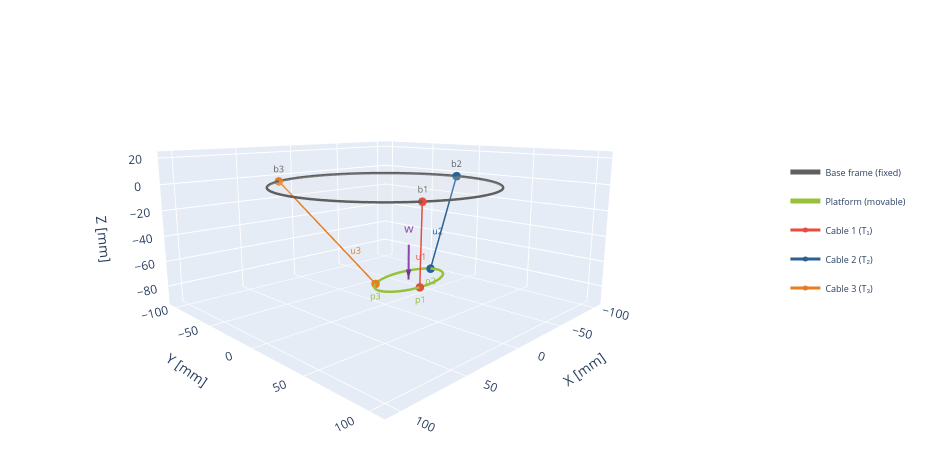

Source (notebook cell):
### Markdown cell above
---

## 4. Cable-Driven Parallel Mechanism (CDPM)

A **cable-driven parallel mechanism** consists of a movable platform
connected to a fixed base by $m$ cables. The static equilibrium is
described by the **structure matrix** $\mathbf{A}^T$
(Verhoeven, 2004; Bruckmann et al., 2008):

$$\mathbf{w} = \mathbf{A}^T \mathbf{t}$$

where $\mathbf{w}$ is the platform wrench, $\mathbf{t}$ the cable tension
vector, and $\mathbf{A}^T \in \mathbb{R}^{n \times m}$ has columns
determined by cable directions and attachment geometry.

Since cables can only pull ($\mathbf{t} \geq 0$), **wrench closure**
requires $m \geq n + 1$ cables (Gosselin & Grenier, 2011). The
redundancy ($r = m - n$) enables tension optimisation via the null space
(Pott et al., 2009).

The thesis robot's **wrist** is a 2-DOF CDPM with 3 active cables
($n = 2$, $m = 3$, $r = 1$) arranged at 120° intervals
(Nemoto et al., 2022). Additional 3 passive cables provide the
kinematic constraint of a spherical joint.

### Code cell
# =================================================================
# Figure 5 — Cable-Driven Parallel Mechanism Concept
# =================================================================
fig = cdpm_concept_figure(show_caption=show_caption)
fig.show()

### Figure 1 — Plotly figure (JSON) as saved in the notebook; plotly's stock layout.template omitted (floating-point values rounded to 4 significant figures)
{"data": [{"legendgroup": "base", "line": {"color": "#5F5F5F", "width": 5}, "mode": "lines", "name": "Base frame (fixed)", "type": "scatter3d", "x": [80, 79.56, 78.25, 76.08, 73.08, 69.28, 64.72, 59.45, 53.53, 47.02, 40.0, 32.54, 24.72, 16.63, 8.362, 4.899e-15, -8.362, -16.63, -24.72, -32.54, -40.0, -47.02, -53.53, -59.45, -64.72, -69.28, -73.08, -76.08, -78.25, -79.56, -80, -79.56, -78.25, -76.08, -73.08, -69.28, -64.72, -59.45, -53.53, -47.02, -40.0, -32.54, -24.72, -16.63, -8.362, -1.47e-14, 8.362, 16.63, 24.72, 32.54, 40.0, 47.02, 53.53, 59.45, 64.72, 69.28, 73.08, 76.08, 78.25, 79.56, 80], "y": [0, 8.362, 16.63, 24.72, 32.54, 40.0, 47.02, 53.53, 59.45, 64.72, 69.28, 73.08, 76.08, 78.25, 79.56, 80, 79.56, 78.25, 76.08, 73.08, 69.28, 64.72, 59.45, 53.53, 47.02, 40.0, 32.54, 24.72, 16.63, 8.362, 9.797e-15, -8.362, -16.63, -24.72, -32.54, -40.0, -47.02, -53.53, -59.45, -64.72, -69.28, -73.08, -76.08, -78.25, -79.56, -80, -79.56, -78.25, -76.08, -73.08, -69.28, -64.72, -59.45, -53.53, -47.02, -40.0, -32.54, -24.72, -16.63, -8.362, -1.959e-14], "z": [0, 0, 0, 0, 0, 0, 0, 0, 0, 0, 0, 0, 0, 0, 0, 0, 0, 0, 0, 0, 0, 0, 0, 0, 0, 0, 0, 0, 0, 0, 0, 0, 0, 0, 0, 0, 0, 0, 0, 0, 0, 0, 0, 0, 0, 0, 0, 0, 0, 0, 0, 0, 0, 0, 0, 0, 0, 0, 0, 0, 0]}, {"color": "#E6E6E6", "opacity": 0.2, "showlegend": false, "type": "mesh3d", "x": [80, 79.56, 78.25, 76.08, 73.08, 69.28, 64.72, 59.45, 53.53, 47.02, 40.0, 32.54, 24.72, 16.63, 8.362, 4.899e-15, -8.362, -16.63, -24.72, -32.54, -40.0, -47.02, -53.53, -59.45, -64.72, -69.28, -73.08, -76.08, -78.25, -79.56, -80, -79.56, -78.25, -76.08, -73.08, -69.28, -64.72, -59.45, -53.53, -47.02, -40.0, -32.54, -24.72, -16.63, -8.362, -1.47e-14, 8.362, 16.63, 24.72, 32.54, 40.0, 47.02, 53.53, 59.45, 64.72, 69.28, 73.08, 76.08, 78.25, 79.56, 80, 0], "y": [0, 8.362, 16.63, 24.72, 32.54, 40.0, 47.02, 53.53, 59.45, 64.72, 69.28, 73.08, 76.08, 78.25, 79.56, 80, 79.56, 78.25, 76.08, 73.08, 69.28, 64.72, 59.45, 53.53, 47.02, 40.0, 32.54, 24.72, 16.63, 8.362, 9.797e-15, -8.362, -16.63, -24.72, -32.54, -40.0, -47.02, -53.53, -59.45, -64.72, -69.28, -73.08, -76.08, -78.25, -79.56, -80, -79.56, -78.25, -76.08, -73.08, -69.28, -64.72, -59.45, -53.53, -47.02, -40.0, -32.54, -24.72, -16.63, -8.362, -1.959e-14, 0], "z": [0, 0, 0, 0, 0, 0, 0, 0, 0, 0, 0, 0, 0, 0, 0, 0, 0, 0, 0, 0, 0, 0, 0, 0, 0, 0, 0, 0, 0, 0, 0, 0, 0, 0, 0, 0, 0, 0, 0, 0, 0, 0, 0, 0, 0, 0, 0, 0, 0, 0, 0, 0, 0, 0, 0, 0, 0, 0, 0, 0, 0, 0]}, {"legendgroup": "platform", "line": {"color": "#97C139", "width": 5}, "mode": "lines", "name": "Platform (movable)", "type": "scatter3d", "x": [14.18, 14.04, 13.64, 12.97, 12.04, 10.86, 9.451, 7.821, 5.988, 3.974, 1.801, -0.5077, -2.927, -5.43, -7.989, -10.58, -13.16, -15.72, -18.23, -20.65, -22.96, -25.13, -27.14, -28.97, -30.61, -32.02, -33.19, -34.12, -34.79, -35.2, -35.33, -35.2, -34.79, -34.12, -33.19, -32.02, -30.61, -28.97, -27.14, -25.13, -22.96, -20.65, -18.23, -15.72, -13.16, -10.58, -7.989, -5.43, -2.927, -0.5077, 1.801, 3.974, 5.988, 7.821, 9.451, 10.86, 12.04, 12.97, 13.64, 14.04, 14.18], "y": [13.67, 16.24, 18.78, 21.25, 23.63, 25.9, 28.03, 29.99, 31.77, 33.34, 34.69, 35.81, 36.67, 37.28, 37.62, 37.69, 37.49, 37.03, 36.3, 35.31, 34.09, 32.63, 30.96, 29.09, 27.05, 24.86, 22.53, 20.1, 17.6, 15.04, 12.46, 9.894, 7.359, 4.886, 2.503, 0.2355, -1.891, -3.854, -5.632, -7.204, -8.555, -9.669, -10.53, -11.14, -11.48, -11.55, -11.35, -10.89, -10.16, -9.177, -7.951, -6.494, -4.823, -2.956, -0.9138, 1.282, 3.607, 6.035, 8.541, 11.1, 13.67], "z": [-77.54, -77.07, -76.57, -76.03, -75.48, -74.91, -74.34, -73.76, -73.18, -72.62, -72.07, -71.54, -71.05, -70.58, -70.16, -69.78, -69.44, -69.16, -68.93, -68.76, -68.64, -68.59, -68.6, -68.67, -68.79, -68.98, -69.22, -69.52, -69.86, -70.26, -70.69, -71.16, -71.67, -72.2, -72.75, -73.32, -73.9, -74.48, -75.05, -75.62, -76.16, -76.69, -77.19, -77.65, -78.08, -78.46, -78.79, -79.08, -79.3, -79.48, -79.59, -79.64, -79.64, -79.57, -79.44, -79.26, -79.01, -78.72, -78.37, -77.98, -77.54]}, {"line": {"color": "#E74C3C", "width": 3}, "marker": {"color": "#E74C3C", "size": 5}, "mode": "lines+markers", "name": "Cable 1 (T₁)", "type": "scatter3d", "x": [40.0, 1.801], "y": [69.28, 34.69], "z": [0, -72.07]}, {"line": {"color": "#296193", "width": 3}, "marker": {"color": "#296193", "size": 5}, "mode": "lines+markers", "name": "Cable 2 (T₂)", "type": "scatter3d", "x": [-80, -35.33], "y": [9.797e-15, 12.46], "z": [0, -70.69]}, {"line": {"color": "#E67E22", "width": 3}, "marker": {"color": "#E67E22", "size": 5}, "mode": "lines+markers", "name": "Cable 3 (T₃)", "type": "scatter3d", "x": [40.0, 1.801], "y": [-69.28, -7.951], "z": [0, -79.59]}, {"line": {"color": "#E74C3C", "dash": "dash", "width": 2}, "mode": "lines+text", "showlegend": false, "text": ["", "u1"], "textfont": {"color": "#E74C3C", "size": 9}, "textposition": "top center", "type": "scatter3d", "x": [1.801, 11.29], "y": [34.69, 43.28], "z": [-72.07, -54.17]}, {"line": {"color": "#296193", "dash": "dash", "width": 2}, "mode": "lines+text", "showlegend": false, "text": ["", "u2"], "textfont": {"color": "#296193", "size": 9}, "textposition": "top center", "type": "scatter3d", "x": [-35.33, -46.96], "y": [12.46, 9.221], "z": [-70.69, -52.3]}, {"line": {"color": "#E67E22", "dash": "dash", "width": 2}, "mode": "lines+text", "showlegend": false, "text": ["", "u3"], "textfont": {"color": "#E67E22", "size": 9}, "textposition": "top center", "type": "scatter3d", "x": [1.801, 9.619], "y": [-7.951, -20.5], "z": [-79.59, -63.3]}, {"mode": "text", "showlegend": false, "text": ["b1", "b2", "b3"], "textfont": {"color": "#5F5F5F", "size": 9}, "textposition": "top center", "type": "scatter3d", "x": [40.0, -80, 40.0], "y": [69.28, 9.797e-15, -69.28], "z": [0, 0, 0]}, {"mode": "text", "showlegend": false, "text": ["p1", "p2", "p3"], "textfont": {"color": "#97C139", "size": 9}, "textposition": "bottom center", "type": "scatter3d", "x": [1.801, -35.33, 1.801], "y": [34.69, 12.46, -7.951], "z": [-72.07, -70.69, -79.59]}, {"line": {"color": "#8E44AD", "width": 4}, "mode": "lines+text", "showlegend": false, "text": ["w", ""], "textfont": {"color": "#8E44AD", "size": 12}, "textposition": "top center", "type": "scatter3d", "x": [-10.58, -10.58], "y": [13.07, 13.07], "z": [-46.12, -74.12]}, {"anchor": "tip", "colorscale": [[0, "#8E44AD"], [1, "#8E44AD"]], "showlegend": false, "showscale": false, "sizemode": "absolute", "sizeref": 8, "type": "cone", "u": [0], "v": [0], "w": [-1], "x": [-10.58], "y": [13.07], "z": [-74.12]}], "layout": {"height": 460, "legend": {"font": {"size": 9}, "x": 1.02, "y": 0.5}, "margin": {"b": 0, "l": 0, "r": 180, "t": 0}, "scene": {"aspectmode": "data", "camera": {"eye": {"x": 1.55, "y": 1.55, "z": 0.45}}, "xaxis": {"range": [-110, 110], "title": {"text": "X [mm]"}}, "yaxis": {"range": [-110, 110], "title": {"text": "Y [mm]"}}, "zaxis": {"range": [-95, 25], "title": {"text": "Z [mm]"}}}, "title": {"font": {"size": 14}, "text": ""}, "width": 950}}
